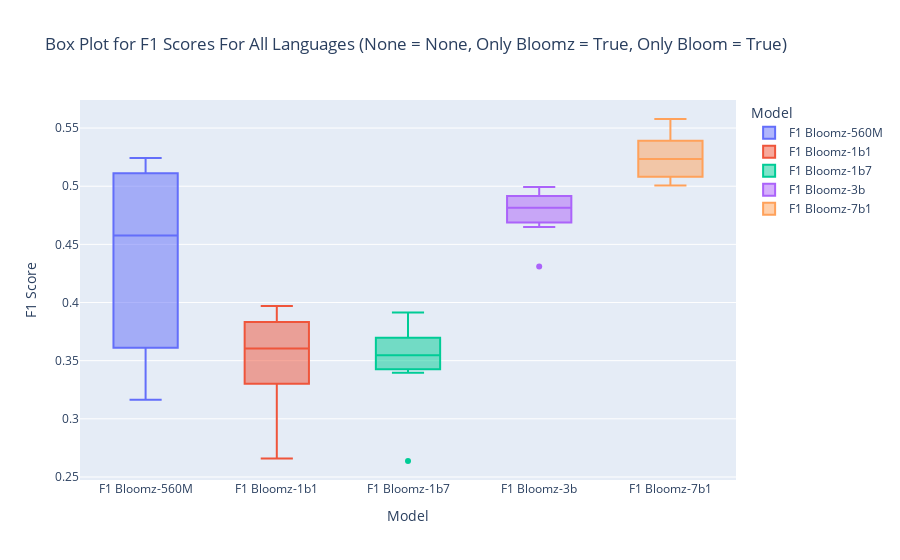

This figure's notebook cell:
### Code cell
import plotly.express as px
only_bloom = True
only_bloomz = True
filter = None
value = None

# filtered_df = filter_df(melted_df, filter, value, only_bloom=only_bloom, only_bloomz=only_bloomz)
fig = px.box(melted_df[melted_df['BLOOMZ Finetune Data'] > 1.2], x='Model', y='F1 Score',
             color='Model', title=f'Box Plot for F1 Scores For All Languages ({filter} = {value}, Only Bloomz = {only_bloomz}, Only Bloom = {only_bloom})',
             labels={'F1 Score': 'F1 Score', 'Model': 'Model'})

fig.show()

### Figure 1 — Plotly figure (JSON) as saved in the notebook; plotly's stock layout.template omitted (floating-point values rounded to 4 significant figures)
{"data": [{"alignmentgroup": "True", "hovertemplate": "Model=%{x}<br>F1 Score=%{y}<extra></extra>", "legendgroup": "F1 Bloomz-560M", "marker": {"color": "#636efa"}, "name": "F1 Bloomz-560M", "notched": false, "offsetgroup": "F1 Bloomz-560M", "orientation": "v", "showlegend": true, "x": ["F1 Bloomz-560M", "F1 Bloomz-560M", "F1 Bloomz-560M", "F1 Bloomz-560M", "F1 Bloomz-560M", "F1 Bloomz-560M", "F1 Bloomz-560M", "F1 Bloomz-560M", "F1 Bloomz-560M", "F1 Bloomz-560M"], "x0": " ", "xaxis": "x", "y": [0.4568, 0.5217, 0.5243, 0.3612, 0.4583, 0.5111, 0.4887, 0.3163, 0.3821, 0.3278], "y0": " ", "yaxis": "y", "type": "box"}, {"alignmentgroup": "True", "hovertemplate": "Model=%{x}<br>F1 Score=%{y}<extra></extra>", "legendgroup": "F1 Bloomz-1b1", "marker": {"color": "#EF553B"}, "name": "F1 Bloomz-1b1", "notched": false, "offsetgroup": "F1 Bloomz-1b1", "orientation": "v", "showlegend": true, "x": ["F1 Bloomz-1b1", "F1 Bloomz-1b1", "F1 Bloomz-1b1", "F1 Bloomz-1b1", "F1 Bloomz-1b1", "F1 Bloomz-1b1", "F1 Bloomz-1b1", "F1 Bloomz-1b1", "F1 Bloomz-1b1", "F1 Bloomz-1b1"], "x0": " ", "xaxis": "x", "y": [0.3462, 0.3862, 0.3969, 0.3536, 0.3192, 0.3727, 0.3671, 0.2659, 0.3833, 0.3302], "y0": " ", "yaxis": "y", "type": "box"}, {"alignmentgroup": "True", "hovertemplate": "Model=%{x}<br>F1 Score=%{y}<extra></extra>", "legendgroup": "F1 Bloomz-1b7", "marker": {"color": "#00cc96"}, "name": "F1 Bloomz-1b7", "notched": false, "offsetgroup": "F1 Bloomz-1b7", "orientation": "v", "showlegend": true, "x": ["F1 Bloomz-1b7", "F1 Bloomz-1b7", "F1 Bloomz-1b7", "F1 Bloomz-1b7", "F1 Bloomz-1b7", "F1 Bloomz-1b7", "F1 Bloomz-1b7", "F1 Bloomz-1b7", "F1 Bloomz-1b7", "F1 Bloomz-1b7"], "x0": " ", "xaxis": "x", "y": [0.3427, 0.3893, 0.3397, 0.3658, 0.347, 0.3698, 0.3527, 0.2637, 0.3565, 0.3914], "y0": " ", "yaxis": "y", "type": "box"}, {"alignmentgroup": "True", "hovertemplate": "Model=%{x}<br>F1 Score=%{y}<extra></extra>", "legendgroup": "F1 Bloomz-3b", "marker": {"color": "#ab63fa"}, "name": "F1 Bloomz-3b", "notched": false, "offsetgroup": "F1 Bloomz-3b", "orientation": "v", "showlegend": true, "x": ["F1 Bloomz-3b", "F1 Bloomz-3b", "F1 Bloomz-3b", "F1 Bloomz-3b", "F1 Bloomz-3b", "F1 Bloomz-3b", "F1 Bloomz-3b", "F1 Bloomz-3b", "F1 Bloomz-3b", "F1 Bloomz-3b"], "x0": " ", "xaxis": "x", "y": [0.4688, 0.4992, 0.4732, 0.4916, 0.4914, 0.4649, 0.4699, 0.431, 0.4941, 0.4898], "y0": " ", "yaxis": "y", "type": "box"}, {"alignmentgroup": "True", "hovertemplate": "Model=%{x}<br>F1 Score=%{y}<extra></extra>", "legendgroup": "F1 Bloomz-7b1", "marker": {"color": "#FFA15A"}, "name": "F1 Bloomz-7b1", "notched": false, "offsetgroup": "F1 Bloomz-7b1", "orientation": "v", "showlegend": true, "x": ["F1 Bloomz-7b1", "F1 Bloomz-7b1", "F1 Bloomz-7b1", "F1 Bloomz-7b1", "F1 Bloomz-7b1", "F1 Bloomz-7b1", "F1 Bloomz-7b1", "F1 Bloomz-7b1", "F1 Bloomz-7b1", "F1 Bloomz-7b1"], "x0": " ", "xaxis": "x", "y": [0.5006, 0.5186, 0.5451, 0.5333, 0.5199, 0.5269, 0.5578, 0.5029, 0.5391, 0.5081], "y0": " ", "yaxis": "y", "type": "box"}], "layout": {"xaxis": {"anchor": "y", "domain": [0.0, 1.0], "title": {"text": "Model"}, "categoryorder": "array", "categoryarray": ["F1 Bloomz-560M", "F1 Bloomz-1b1", "F1 Bloomz-1b7", "F1 Bloomz-3b", "F1 Bloomz-7b1"]}, "yaxis": {"anchor": "x", "domain": [0.0, 1.0], "title": {"text": "F1 Score"}}, "legend": {"title": {"text": "Model"}, "tracegroupgap": 0}, "title": {"text": "Box Plot for F1 Scores For All Languages (None = None, Only Bloomz = True, Only Bloom = True)"}, "boxmode": "overlay"}}
